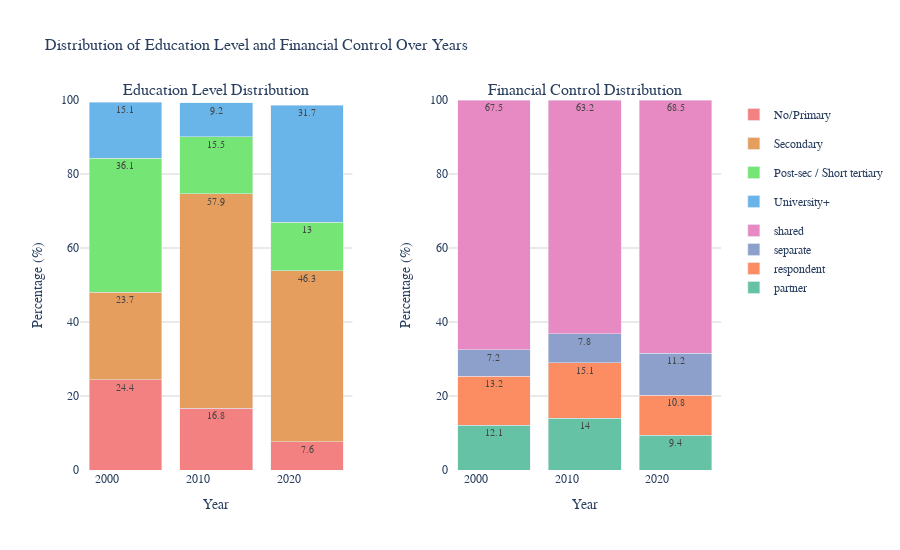

Here is the notebook cell this chart was saved with:
### Code cell
# Distribution of education level and financial control over years - side by side subplots
years_to_plot = [2002, 2012, 2022]
df_plot = df_combined[df_combined['year'].isin(years_to_plot)].copy()

# Prepare education data
edu_dist_year = df_plot.groupby(['year', 'educ_4_label']).size().reset_index(name='count')
edu_dist_year_total = df_plot.groupby('year').size().reset_index(name='total')
edu_dist_year = edu_dist_year.merge(edu_dist_year_total, on='year')
edu_dist_year['percentage'] = (edu_dist_year['count'] / edu_dist_year['total']) * 100

# Prepare financial control data (remove NaN values)
df_control = df_plot[df_plot['code_income_control'].notna()].copy()
control_dist_year = df_control.groupby(['year', 'code_income_control']).size().reset_index(name='count')
control_dist_year_total = df_control.groupby('year').size().reset_index(name='total')
control_dist_year = control_dist_year.merge(control_dist_year_total, on='year')
control_dist_year['percentage'] = (control_dist_year['count'] / control_dist_year['total']) * 100

# Define colors
edu_colors = {
    'No/Primary': "#f48181",
    'Secondary': "#e69e5f",
    'Post-sec / Short tertiary': "#75e575",
    'University+': "#69b4e9"
}

# Create figure with secondary_y
fig = make_subplots(
    rows=1, cols=2,
    subplot_titles=('Education Level Distribution', 'Financial Control Distribution'),
    specs=[[{"secondary_y": False}, {"secondary_y": False}]],
    horizontal_spacing=0.15
)

# Add education data to first subplot
for edu_level in ['No/Primary', 'Secondary', 'Post-sec / Short tertiary', 'University+']:
    edu_data = edu_dist_year[edu_dist_year['educ_4_label'] == edu_level]
    fig.add_trace(
        go.Bar(
            x=edu_data['year'],
            y=edu_data['percentage'],
            name=edu_level,
            marker_color=edu_colors[edu_level],
            text=edu_data['percentage'].round(1),
            textposition='inside',
            textfont=dict(size=10),
            showlegend=True
        ),
        row=1, col=1
    )

# Add financial control data to second subplot
control_types_sorted = sorted(df_control['code_income_control'].unique())
control_colors = px.colors.qualitative.Set2

for i, control_type in enumerate(control_types_sorted):
    control_data = control_dist_year[control_dist_year['code_income_control'] == control_type]
    fig.add_trace(
        go.Bar(
            x=control_data['year'],
            y=control_data['percentage'],
            name=control_type,
            marker_color=control_colors[i % len(control_colors)],
            text=control_data['percentage'].round(1),
            textposition='inside',
            textfont=dict(size=10),
            showlegend=True,
            legendgroup='control'
        ),
        row=1, col=2
    )

# Update layout
fig.update_layout(
    title_text='Distribution of Education Level and Financial Control Over Years',
    title_font_size=16,
    height=550,
    width=900,
    font=dict(size=12, family='Arial'),
    plot_bgcolor='white',
    paper_bgcolor='white',
    barmode='stack',
    hovermode='x unified'
)

# Update y-axes
fig.update_yaxes(
    range=[0, 100],
    title_text='Percentage (%)',
    showgrid=True,
    gridwidth=1,
    gridcolor='lightgray',
    row=1, col=1
)

fig.update_yaxes(
    range=[0, 100],
    title_text='Percentage (%)',
    showgrid=True,
    gridwidth=1,
    gridcolor='lightgray',
    row=1, col=2
)

# Update x-axes
fig.update_xaxes(
    title_text='Year',
    showgrid=False,
    row=1, col=1
)

fig.update_xaxes(
    title_text='Year',
    showgrid=False,
    row=1, col=2
)

fig.show()

### Figure 1 — Plotly figure (JSON) as saved in the notebook; plotly's stock layout.template omitted (floating-point values rounded to 4 significant figures)
{"data": [{"marker": {"color": "#f48181"}, "name": "No/Primary", "showlegend": true, "text": [24.4, 16.8, 7.6], "textfont": {"size": 10}, "textposition": "inside", "type": "bar", "x": [2002, 2012, 2022], "xaxis": "x", "y": [24.37, 16.75, 7.611], "yaxis": "y"}, {"marker": {"color": "#e69e5f"}, "name": "Secondary", "showlegend": true, "text": [23.7, 57.9, 46.3], "textfont": {"size": 10}, "textposition": "inside", "type": "bar", "x": [2002, 2012, 2022], "xaxis": "x", "y": [23.71, 57.86, 46.29], "yaxis": "y"}, {"marker": {"color": "#75e575"}, "name": "Post-sec / Short tertiary", "showlegend": true, "text": [36.1, 15.5, 13.0], "textfont": {"size": 10}, "textposition": "inside", "type": "bar", "x": [2002, 2012, 2022], "xaxis": "x", "y": [36.12, 15.5, 13.0], "yaxis": "y"}, {"marker": {"color": "#69b4e9"}, "name": "University+", "showlegend": true, "text": [15.1, 9.2, 31.7], "textfont": {"size": 10}, "textposition": "inside", "type": "bar", "x": [2002, 2012, 2022], "xaxis": "x", "y": [15.15, 9.206, 31.74], "yaxis": "y"}, {"legendgroup": "control", "marker": {"color": "rgb(102,194,165)"}, "name": "partner", "showlegend": true, "text": [12.1, 14.0, 9.4], "textfont": {"size": 10}, "textposition": "inside", "type": "bar", "x": [2002, 2012, 2022], "xaxis": "x2", "y": [12.06, 13.96, 9.432], "yaxis": "y2"}, {"legendgroup": "control", "marker": {"color": "rgb(252,141,98)"}, "name": "respondent", "showlegend": true, "text": [13.2, 15.1, 10.8], "textfont": {"size": 10}, "textposition": "inside", "type": "bar", "x": [2002, 2012, 2022], "xaxis": "x2", "y": [13.24, 15.05, 10.82], "yaxis": "y2"}, {"legendgroup": "control", "marker": {"color": "rgb(141,160,203)"}, "name": "separate", "showlegend": true, "text": [7.2, 7.8, 11.2], "textfont": {"size": 10}, "textposition": "inside", "type": "bar", "x": [2002, 2012, 2022], "xaxis": "x2", "y": [7.204, 7.816, 11.24], "yaxis": "y2"}, {"legendgroup": "control", "marker": {"color": "rgb(231,138,195)"}, "name": "shared", "showlegend": true, "text": [67.5, 63.2, 68.5], "textfont": {"size": 10}, "textposition": "inside", "type": "bar", "x": [2002, 2012, 2022], "xaxis": "x2", "y": [67.5, 63.17, 68.5], "yaxis": "y2"}], "layout": {"annotations": [{"font": {"size": 16}, "showarrow": false, "text": "Education Level Distribution", "x": 0.2125, "xanchor": "center", "xref": "paper", "y": 1, "yanchor": "bottom", "yref": "paper"}, {"font": {"size": 16}, "showarrow": false, "text": "Financial Control Distribution", "x": 0.7875, "xanchor": "center", "xref": "paper", "y": 1, "yanchor": "bottom", "yref": "paper"}], "barmode": "stack", "font": {"family": "Arial", "size": 12}, "height": 550, "hovermode": "x unified", "paper_bgcolor": "white", "plot_bgcolor": "white", "title": {"font": {"size": 16}, "text": "Distribution of Education Level and Financial Control Over Years"}, "width": 900, "xaxis": {"anchor": "y", "domain": [0, 0.425], "showgrid": false, "title": {"text": "Year"}}, "xaxis2": {"anchor": "y2", "domain": [0.575, 1], "showgrid": false, "title": {"text": "Year"}}, "yaxis": {"anchor": "x", "domain": [0, 1], "gridcolor": "lightgray", "gridwidth": 1, "range": [0, 100], "showgrid": true, "title": {"text": "Percentage (%)"}}, "yaxis2": {"anchor": "x2", "domain": [0, 1], "gridcolor": "lightgray", "gridwidth": 1, "range": [0, 100], "showgrid": true, "title": {"text": "Percentage (%)"}}}}
